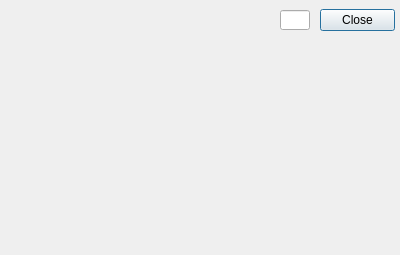
<?xml version="1.0" encoding="UTF-8"?>
<ui version="4.0">
 <class>SizeDialog</class>
 <widget class="QDialog" name="SizeDialog">
  <property name="geometry">
   <rect>
    <x>0</x>
    <y>0</y>
    <width>400</width>
    <height>255</height>
   </rect>
  </property>
  <property name="windowTitle">
   <string>Dialog</string>
  </property>
  <widget class="QLineEdit" name="lineEdit">
   <property name="geometry">
    <rect>
     <x>280</x>
     <y>10</y>
     <width>30</width>
     <height>20</height>
    </rect>
   </property>
   <property name="maxLength">
    <number>3</number>
   </property>
  </widget>
  <widget class="QPushButton" name="EXIT_BTN">
   <property name="geometry">
    <rect>
     <x>320</x>
     <y>9</y>
     <width>75</width>
     <height>22</height>
    </rect>
   </property>
   <property name="text">
    <string>Close</string>
   </property>
  </widget>
 </widget>
 <resources/>
 <connections/>
</ui>
